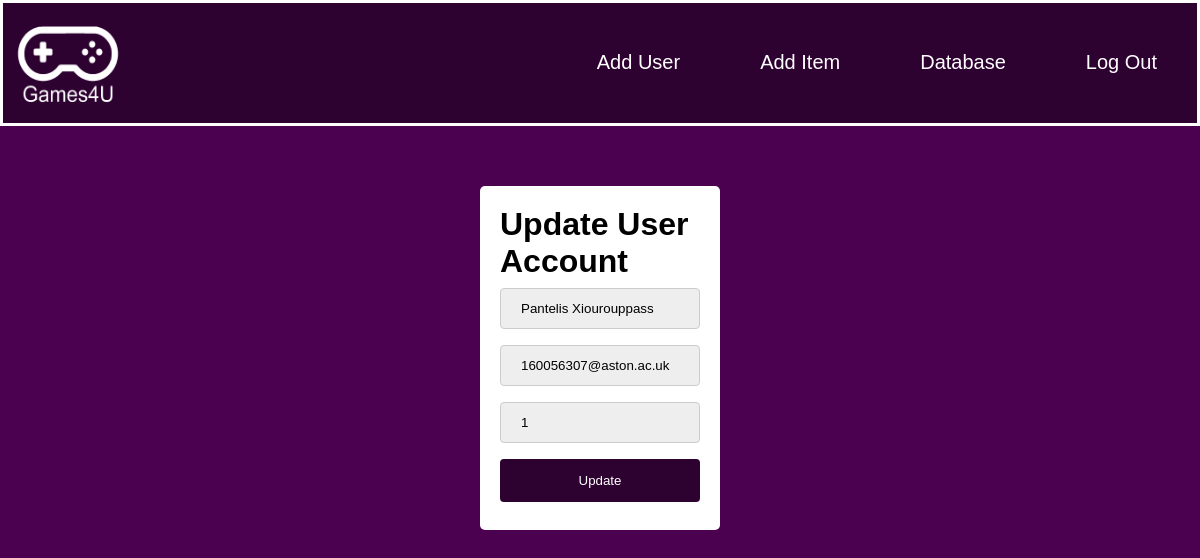
/idUpdate.php?idUpdate=2, run on the app's committed database.
### tables this page shows
CREATE TABLE `users` (
  `id` int NOT NULL,
  `name` varchar(100) NOT NULL,
  `email` varchar(100) NOT NULL,
  `password` varchar(100) NOT NULL
);

### idUpdate.php (the view, shortened to what this page needs)
<?php
include 'connect.php';
$id = $_GET['idUpdate'];
$sql = "Select * from `users` where id=$id";
$result = mysqli_query($con, $sql);
$row = mysqli_fetch_assoc($result);
$name = $row['name'];
$email = $row['email'];
$password = $row['password'];
?>
<!doctype html>
<html lang="en">
<head>
    <link href="css/style.css" rel="stylesheet">
</head>
<body>
<div class="navbar">
        <a href="#"><img src="images/Logo.png" class="logo"></a>
        <ul>
            <li><a href="user.php">Add User</a></li>
            <li><a href="additem.php">Add Item</a></li>
            <li><a href="adminpage.php">Database</a></li>
            <li><a href="logout.php">Log Out</a></li>
        </ul>
    </div>
    <div class="addingBox">
        <form class="addingInputs" method="post">
            <h1>Update User Account</h1>
            <input type="text-box" class="formInput"  name="UserName" autocomplete="off" value="<?php echo $name ?>">
            <input type="text-box" class="formInput"  name="UserEmail" autocomplete="off" value="<?php echo $email ?>">
            <input type="text-box" class="formInput"  name="UserPassword" autocomplete="off" value="<?php echo $password?>">
            <button type="submit" class="submitButton" name="UpdateButton">Update</button>
        </form>
</body>
</html>

### css/style.css (style rules this page uses)
* { font-family: "Montserrat", sans-serif; font-size: 500 1rem; margin: 0; padding: 0; box-sizing: border-box; }
body { background-color: #4b0150; margin: 0; }
.navbar { width: 100%; margin: auto; display: flex; justify-content: space-between; background-color: #2d0130; border-style: solid; border-color: white; }
.logo { width: 120px; height: 120px; cursor: pointer; padding-left: 10px; display: inline-flex; float: left; }
.navbar ul li { display: inline-flex; float: left; padding-top: 47.5px; padding-left: 40px; padding-right: 40px; }
.navbar ul li a { text-decoration: none; color: #ffffff; font-size: 20px; }
ul { list-style: none; }
.formInput { display: block; width: 100%; padding: 0.75rem; box-sizing: border-box; border-radius: var(--border-radius); border: 1px solid #dddddd; outline: none; background: #eeeeee; transition: background 0.2s, border-color 0.2s; }
input[type="text-box"], select { width: 100%; padding: 12px 20px; margin: 8px 0; display: inline-block; border: 1px solid #ccc; border-radius: 4px; box-sizing: border-box; }
.submitButton { width: 100%; background-color: #2d0130; color: white; padding: 14px 20px; margin: 8px 0; border: none; border-radius: 4px; cursor: pointer; text-align: center; }
.addingBox { border-radius: 5px; background-color: #ffffff; padding: 20px; margin-top: 5%; margin-left: 40%; margin-right: 40%; }

### data on the page
users: UserName "Pantelis Xiourouppass", UserEmail "160056307@aston.ac.uk", UserPassword "1"
